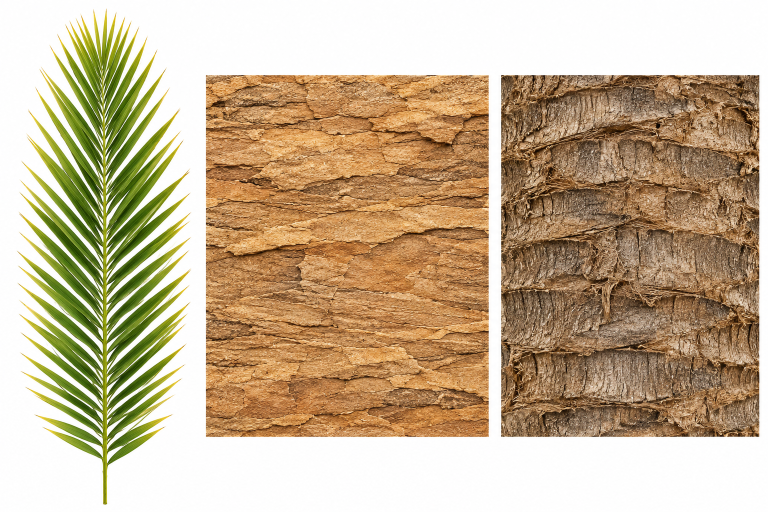
#> input picture tools/art_sheet.png, 1536 x 1024 px, found by its file name (shown at 1/2 size)
$ python import_art.py
#> lines starting #> are read from the running program, lines starting #| are printed output that depends on the picture
"""Cuts tools/art_sheet.png (frond | rock | bark on white) into game textures.
Run after make_textures.py, because it replaces three of its outputs."""
import numpy as np
from PIL import Image

sheet = Image.open("tools/art_sheet.png").convert("RGB")
#> sheet is the input picture: PIL image 1536x1024 RGB; mean R, G, B 196.7, 176.9, 146


def smooth(x, a, b):
    t = np.clip((x - a) / (b - a), 0, 1)
    return t * t * (3 - 2 * t)


def normal_map(h, strength):
    dx = (np.roll(h, -1, 1) - np.roll(h, 1, 1)) * strength
    dy = (np.roll(h, -1, 0) - np.roll(h, 1, 0)) * strength
    l = np.sqrt(dx * dx + dy * dy + 1)
    n = np.stack([-dx / l, -dy / l, 1 / l], -1)
    return Image.fromarray(((n * 0.5 + 0.5) * 255).astype(np.uint8))


def seamless(img):
    """Cross-fades the image with a half-shifted copy so the edges tile."""
    n = img.shape[0]
    r = np.abs(np.arange(n) - (n - 1) / 2) / (n / 2)
    edge = np.maximum(r[:, None], r[None, :])
    w = (1 - smooth(edge, 0.55, 1.0))[..., None]
    return img * w + np.roll(img, (n // 2, n // 2), (0, 1)) * (1 - w)


def tile(box, size, albedo, normal, gain, bump):
    img = np.asarray(sheet.crop(box).resize((size, size), Image.LANCZOS)) / 255.0
    img = seamless(img) * gain
    Image.fromarray((np.clip(img, 0, 1) * 255).astype(np.uint8)).save(albedo)
    normal_map(img.mean(2), bump).save(normal)


def frond():
    img = np.asarray(sheet.crop((30, 14, 390, 1012)).resize((384, 1024), Image.LANCZOS)) / 255.0
    alpha = smooth(1.0 - img.min(2), 0.07, 0.3)
    a = np.maximum(alpha, 0.05)[..., None]
    col = np.clip((img - (1 - a)) / a, 0, 1)          # take the white out of the edges
    col = np.where(alpha[..., None] < 0.06, np.array([0.3, 0.42, 0.14]), col)
    out = np.concatenate([col, alpha[..., None]], -1)
    Image.fromarray((out * 255).astype(np.uint8), "RGBA").save("assets/nature/palm_frond.png")


frond()
tile((420, 160, 970, 710), 512, "assets/nature/rock_albedo.png", "assets/nature/rock_normal.png", 0.9, 14.0)
#> in seamless, `w = (1 - smooth(edge, 0.55, 1.0))[..., None]`:
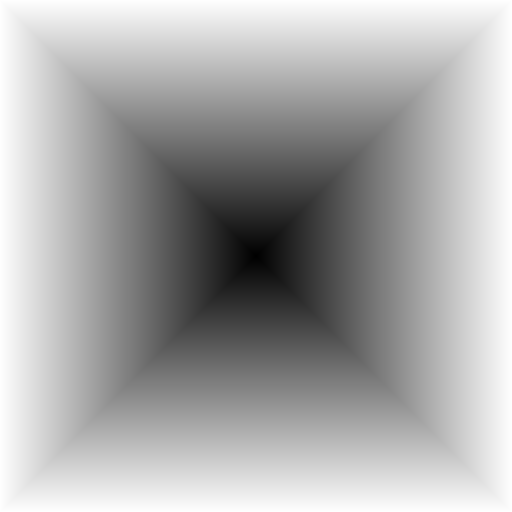
#> edge: shape (512, 512) float64; min 0.00195, max 0.998, mean 0.667
tile((1008, 158, 1514, 664), 512, "assets/nature/palm_bark.png", "assets/nature/palm_bark_normal.png", 0.85, 12.0)
#> call 2 of tile, with box = (1008, 158, 1514, 664), size = 512, albedo = 'assets/nature/palm_bark.png', normal = 'assets/nature/palm_bark_normal.png', gain = 0.85, bump = 12
#> in seamless (call 2), `return img * w + np.roll(img, (n // 2, n // 2), (0, 1)) * (1 - w)`:
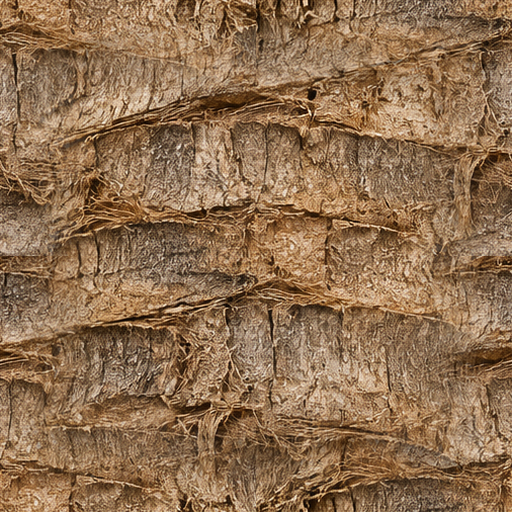
#> returned value: shape (512, 512, 3) float64; mean of channels 0, 1, 2 0.564, 0.437, 0.314; drawn as R, G, B
#> in tile (call 2), `img = seamless(img) * gain`:
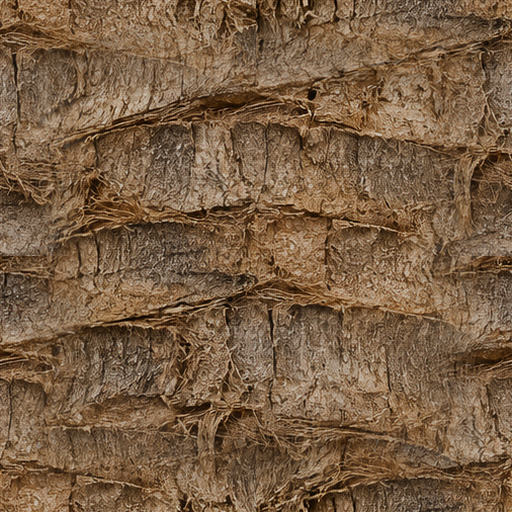
#> img: shape (512, 512, 3) float64; mean R, G, B 0.48, 0.372, 0.267
#> call 2 of normal_map, with strength = 12
#> in normal_map (call 2), `dx = (np.roll(h, -1, 1) - np.roll(h, 1, 1)) * strength`:
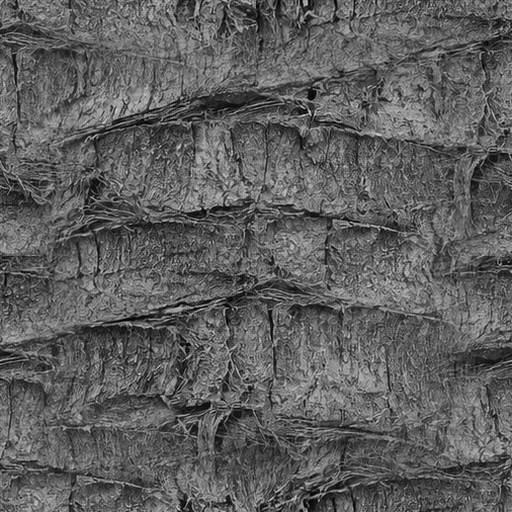
#> h: shape (512, 512) float64; min 0.00556, max 0.833, mean 0.373
#> in normal_map (call 2), `dy = (np.roll(h, -1, 0) - np.roll(h, 1, 0)) * strength`:
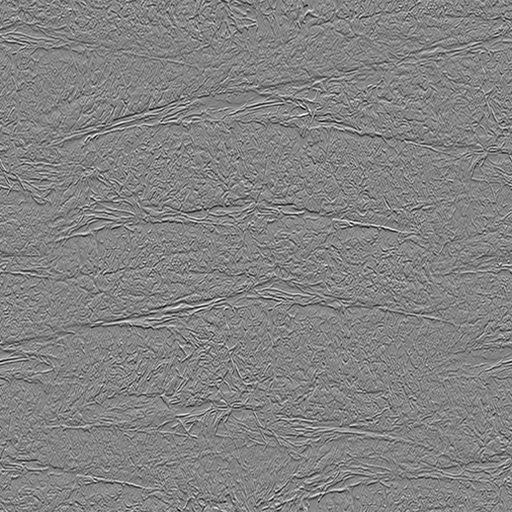
#> dy: shape (512, 512) float64; min -8.86, max 8.33, mean -9.76e-19; drawn with min black and max white
#> in normal_map (call 2), `l = np.sqrt(dx * dx + dy * dy + 1)`:
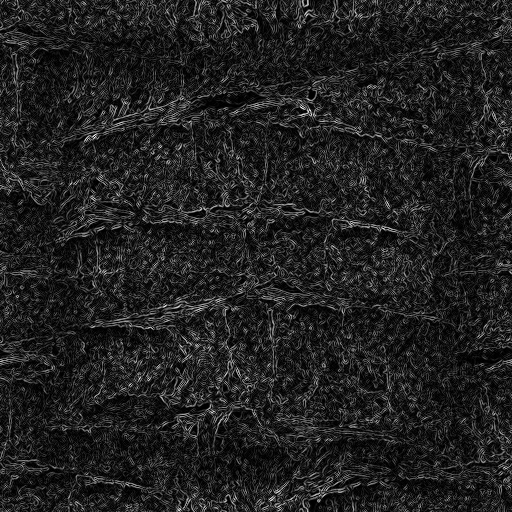
#> l: shape (512, 512) float64; min 1, max 10.27, mean 2.2; drawn with min black and max white
#> in normal_map (call 2), `n = np.stack([-dx / l, -dy / l, 1 / l], -1)`:
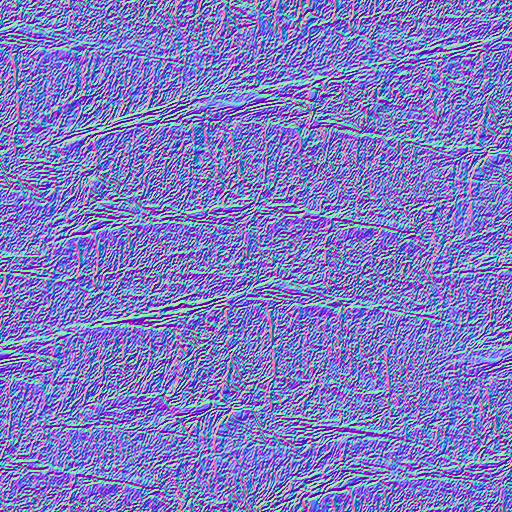
#> n: shape (512, 512, 3) float64; mean of channels 0, 1, 2 -0.00386, -0.023, 0.549; drawn with min black and max white
print("done")
